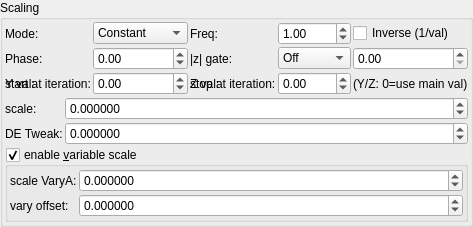
    <widget class="QGroupBox" name="groupBox_9">
     <property name="title">
      <string>Scaling</string>
     </property>
     <layout class="QVBoxLayout" name="verticalLayout_13" stretch="0,0,0">
      <property name="spacing">
       <number>2</number>
      </property>
      <property name="leftMargin">
       <number>2</number>
      </property>
      <property name="topMargin">
       <number>2</number>
      </property>
      <property name="rightMargin">
       <number>2</number>
      </property>
      <property name="bottomMargin">
       <number>2</number>
      </property>
      <item>
       <layout class="QGridLayout" name="gridLayout_85">
        <property name="spacing">
         <number>2</number>
        </property>
        <item row="3" column="0">
         <widget class="QLabel" name="label_86">
          <property name="text">
           <string>start at iteration:</string>
          </property>
         </widget>
        </item>
        <item row="3" column="1">
         <widget class="MySpinBox" name="spinboxInt_transf_multiplier_start_iter_4">
          <property name="sizePolicy">
           <sizepolicy hsizetype="Minimum" vsizetype="Maximum">
            <horstretch>0</horstretch>
            <verstretch>0</verstretch>
           </sizepolicy>
          </property>
          <property name="minimum">
           <number>0</number>
          </property>
          <property name="maximum">
           <number>999</number>
          </property>
          <property name="value">
           <number>0</number>
          </property>
         </widget>
        </item>
        <item row="3" column="2">
         <widget class="QLabel" name="label_59">
          <property name="text">
           <string>stop at iteration:</string>
          </property>
         </widget>
        </item>
        <item row="3" column="3">
         <widget class="MySpinBox" name="spinboxInt_transf_multiplier_stop_iter_4">
          <property name="sizePolicy">
           <sizepolicy hsizetype="Preferred" vsizetype="Maximum">
            <horstretch>0</horstretch>
            <verstretch>0</verstretch>
           </sizepolicy>
          </property>
          <property name="maximum">
           <number>999</number>
          </property>
         </widget>
        </item>
      <item row="1" column="0">
       <widget class="QLabel"><property name="text"><string>Mode:</string></property></widget>
      </item>
      <item row="1" column="1">
       <widget class="MyComboBox" name="comboBox_transf_multiplier_value_mode_4">
        <item><property name="text"><string notr="true">Constant</string></property></item>
        <item><property name="text"><string notr="true">Sine</string></property></item>
        <item><property name="text"><string notr="true">Ramp</string></property></item>
        <item><property name="text"><string notr="true">Exponential</string></property></item>
        <item><property name="text"><string notr="true">Triangle</string></property></item>
        <item><property name="text"><string notr="true">Square</string></property></item>
        <item><property name="text"><string notr="true">Smoothstep</string></property></item>
        <item><property name="text"><string notr="true">Noise</string></property></item>
        <item><property name="text"><string notr="true">Ping-pong</string></property></item>
        <item><property name="text"><string notr="true">Stepped</string></property></item>
       </widget>
      </item>
      <item row="1" column="2">
       <widget class="QLabel"><property name="text"><string>Freq:</string></property></widget>
      </item>
      <item row="1" column="3">
       <widget class="MyDoubleSpinBox" name="spinbox_transf_multiplier_frequency_4">
        <property name="minimum"><double>0.01</double></property><property name="maximum"><double>100.0</double></property>
        <property name="singleStep"><double>0.1</double></property><property name="value"><double>1.0</double></property>
       </widget>
      </item>
      <item row="1" column="4" colspan="2">
       <widget class="MyCheckBox" name="checkBox_transf_multiplier_inverse_4">
        <property name="text"><string>Inverse (1/val)</string></property>
       </widget>
      </item>
      <item row="2" column="0">
       <widget class="QLabel"><property name="text"><string>Phase:</string></property></widget>
      </item>
      <item row="2" column="1">
       <widget class="MyDoubleSpinBox" name="spinbox_transf_multiplier_phase_4">
        <property name="minimum"><double>-10.0</double></property><property name="maximum"><double>10.0</double></property>
        <property name="singleStep"><double>0.1</double></property><property name="value"><double>0.0</double></property>
       </widget>
      </item>
      <item row="2" column="2">
       <widget class="QLabel"><property name="text"><string>|z| gate:</string></property></widget>
      </item>
      <item row="2" column="3">
       <widget class="MyComboBox" name="comboBox_transf_multiplier_threshold_mode_4">
        <item><property name="text"><string notr="true">Off</string></property></item>
        <item><property name="text"><string notr="true">&gt; thresh</string></property></item>
        <item><property name="text"><string notr="true">&lt; thresh</string></property></item>
       </widget>
      </item>
      <item row="2" column="4" colspan="2">
       <widget class="MyDoubleSpinBox" name="spinbox_transf_multiplier_threshold_4">
        <property name="minimum"><double>0.0</double></property><property name="maximum"><double>1000.0</double></property>
        <property name="singleStep"><double>0.1</double></property><property name="value"><double>0.0</double></property>
       </widget>
      </item>
      <item row="3" column="0">
       <widget class="QLabel"><property name="text"><string>Y val:</string></property></widget>
      </item>
      <item row="3" column="1">
       <widget class="MyDoubleSpinBox" name="spinbox_transf_multiplier_scale_y_4">
        <property name="minimum"><double>-100.0</double></property><property name="maximum"><double>100.0</double></property>
        <property name="singleStep"><double>0.01</double></property><property name="value"><double>0.0</double></property>
       </widget>
      </item>
      <item row="3" column="2">
       <widget class="QLabel"><property name="text"><string>Z val:</string></property></widget>
      </item>
      <item row="3" column="3">
       <widget class="MyDoubleSpinBox" name="spinbox_transf_multiplier_scale_z_4">
        <property name="minimum"><double>-100.0</double></property><property name="maximum"><double>100.0</double></property>
        <property name="singleStep"><double>0.01</double></property><property name="value"><double>0.0</double></property>
       </widget>
      </item>
      <item row="3" column="4" colspan="2">
       <widget class="QLabel"><property name="text"><string notr="true">(Y/Z: 0=use main val)</string></property></widget>
      </item>
       </layout>
      </item>
      <item>
       <layout class="QGridLayout" name="gridLayout_32" columnstretch="0,1">
        <property name="spacing">
         <number>2</number>
        </property>
        <item row="3" column="0">
         <widget class="QLabel" name="label_152">
          <property name="text">
           <string>DE Tweak:</string>
          </property>
         </widget>
        </item>
        <item row="3" column="1">
         <widget class="MyDoubleSpinBox" name="spinbox_analyticDE_offset_1">
          <property name="sizePolicy">
           <sizepolicy hsizetype="Minimum" vsizetype="Maximum">
            <horstretch>0</horstretch>
            <verstretch>0</verstretch>
           </sizepolicy>
          </property>
          <property name="prefix">
           <string/>
          </property>
          <property name="suffix">
           <string/>
          </property>
          <property name="decimals">
           <number>6</number>
          </property>
          <property name="minimum">
           <double>-99.989999999999995</double>
          </property>
          <property name="maximum">
           <double>99.989999999999995</double>
          </property>
          <property name="singleStep">
           <double>0.100000000000000</double>
          </property>
         </widget>
        </item>
        <item row="1" column="1" rowspan="2">
         <widget class="MyDoubleSpinBox" name="spinbox_transf_scale_2">
          <property name="sizePolicy">
           <sizepolicy hsizetype="Minimum" vsizetype="Maximum">
            <horstretch>0</horstretch>
            <verstretch>0</verstretch>
           </sizepolicy>
          </property>
          <property name="prefix">
           <string/>
          </property>
          <property name="suffix">
           <string/>
          </property>
          <property name="decimals">
           <number>6</number>
          </property>
          <property name="minimum">
           <double>-99.989999999999995</double>
          </property>
          <property name="maximum">
           <double>99.989999999999995</double>
          </property>
          <property name="singleStep">
           <double>0.100000000000000</double>
          </property>
         </widget>
        </item>
        <item row="1" column="0" rowspan="2">
         <widget class="QLabel" name="label_8">
          <property name="text">
           <string>scale:</string>
          </property>
         </widget>
        </item>
       </layout>
      </item>
      <item>
       <widget class="MyGroupBox" name="groupCheck_transf_function_enabledK_false">
        <property name="title">
         <string>enable &amp;variable scale</string>
        </property>
        <property name="checkable">
         <bool>true</bool>
        </property>
        <layout class="QVBoxLayout" name="verticalLayout_15" stretch="0">
         <property name="spacing">
          <number>2</number>
         </property>
         <property name="leftMargin">
          <number>2</number>
         </property>
         <property name="topMargin">
          <number>2</number>
         </property>
         <property name="rightMargin">
          <number>2</number>
         </property>
         <property name="bottomMargin">
          <number>2</number>
         </property>
         <item>
          <layout class="QGridLayout" name="gridLayout_31" columnstretch="0,1">
           <property name="spacing">
            <number>2</number>
           </property>
           <item row="1" column="1">
            <widget class="MyDoubleSpinBox" name="spinbox_transf_scale_vary_0">
             <property name="sizePolicy">
              <sizepolicy hsizetype="Minimum" vsizetype="Maximum">
               <horstretch>0</horstretch>
               <verstretch>0</verstretch>
              </sizepolicy>
             </property>
             <property name="prefix">
              <string/>
             </property>
             <property name="suffix">
              <string/>
             </property>
             <property name="decimals">
              <number>6</number>
             </property>
             <property name="minimum">
              <double>-99.989999999999995</double>
             </property>
             <property name="maximum">
              <double>99.989999999999995</double>
             </property>
             <property name="singleStep">
              <double>0.010000000000000</double>
             </property>
            </widget>
           </item>
           <item row="2" column="1">
            <widget class="MyDoubleSpinBox" name="spinbox_transf_scaleC_1">
             <property name="sizePolicy">
              <sizepolicy hsizetype="Minimum" vsizetype="Maximum">
               <horstretch>0</horstretch>
               <verstretch>0</verstretch>
              </sizepolicy>
             </property>
             <property name="prefix">
              <string/>
             </property>
             <property name="suffix">
              <string/>
             </property>
             <property name="decimals">
              <number>6</number>
             </property>
             <property name="minimum">
              <double>-99.989999999999995</double>
             </property>
             <property name="maximum">
              <double>99.989999999999995</double>
             </property>
             <property name="singleStep">
              <double>0.100000000000000</double>
             </property>
            </widget>
           </item>
           <item row="2" column="0">
            <widget class="QLabel" name="label_150">
             <property name="text">
              <string>vary offset:</string>
             </property>
            </widget>
           </item>
           <item row="1" column="0">
            <widget class="QLabel" name="label_145">
             <property name="text">
              <string>scale VaryA:</string>
             </property>
            </widget>
           </item>
          </layout>
         </item>
        </layout>
       </widget>
      </item>
     </layout>
    </widget>
